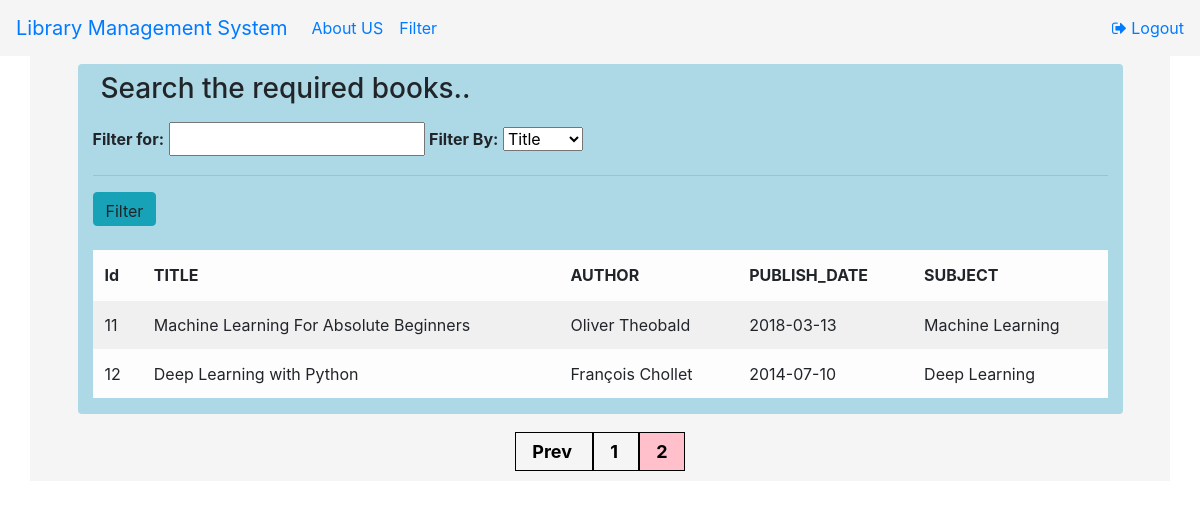
/filter.php?page=2, run on the app's committed database.
### tables this page shows
CREATE TABLE `filters` (
  `id` int(11) NOT NULL,
  `title` varchar(255) NOT NULL,
  `author` varchar(255) NOT NULL,
  `subject` varchar(255) NOT NULL,
  `publish_date` date NOT NULL
);

### filter.php (the view, shortened to what this page needs)
<?php
          require_once "db.php";
          $per_page_record = 10;
          if (isset($_GET["page"])) {
              $page  = $_GET["page"];
          }
          else {
            $page=1;
          }
          $start_from = ($page-1) * $per_page_record;
          $query = "SELECT * FROM filters LIMIT $start_from, $per_page_record";
          $rs_result = mysqli_query ($conn, $query);
?>
<!DOCTYPE html>
<html lang="en">
<head>
    <link rel="stylesheet" href="https://cdn.jsdelivr.net/npm/bootstrap@4.6.2/dist/css/bootstrap.min.css">
  <link rel="stylesheet" href="https://cdnjs.cloudflare.com/ajax/libs/font-awesome/4.7.0/css/font-awesome.min.css">
</head>
<body >
<nav class="navbar navbar-expand-sm">
  <ul class="navbar-nav">
        <div class="navbar-header">
            <a class="navbar-brand" href="#">Library Management System</a>
        </div>
        <li class="nav-item">
            <a class="nav-link active" href="about.php">About US</a>
        </li>
        <li class="nav-item">
            <a class="nav-link" href="filter.php">Filter</a>
        </li>
    </ul>
    <ul class="navbar-nav ml-auto">
        <a href="logout.php"><i class="fa fa-sign-out"></i>  Logout</a>
    </ul>
</nav>
<div class="container">
    <div class="row justify-content-center pb-3">
        <div class="col-md-11 mt-2 rounded ">
            <h3 class="p-2">Search the required books..</h3>
            <form method="POST" action="action.php">
                <label for="search-term"><strong>Filter for:</strong></label>
                <input type="text" id="search-term" name="search-term">
                <label for="search-column"><strong>Filter By:</strong></label>
                <select id="search-column" name="search-column">
                    <option value="title">Title</option>
                </select>
                <hr>
                <input type="submit" value="Filter" class="btn btn-info text-body"><br><br>
	        </form>
            <table class="table table-hover table-light table-striped" id="table-data">
                <thead>
                    <tr>
                        <th>Id</th>
                        <th>TITLE</th>
                        <th>AUTHOR</th>
                        <th>PUBLISH_DATE</th>
                        <th>SUBJECT</th>
                    </tr>
                </thead>
                <tbody>
                    <?php
                        while ($row = mysqli_fetch_array($rs_result))
                        {
                    ?>
                    <tr>
                        <td><?= $row['id']; ?></td>
                        <td><?= $row['title']; ?></td>
                        <td><?= $row['author']; ?></td>
                        <td><?= $row['publish_date']; ?></td>
                        <td><?= $row['subject']; ?></td>
                    </tr>
                    <?php } ?>
                </tbody>
            </table>
        </div>
        <div class="pagination">
      <?php
        $query = "SELECT COUNT(*) FROM filters";
        $rs_result = mysqli_query($conn, $query);
        $row = mysqli_fetch_row($rs_result);
        $total_records = $row[0];
        $total_pages = ceil($total_records / $per_page_record);
        $pagLink = "";
        if($page>=2){
            echo "<a href='filter.php?page=".($page-1)."'>  Prev </a>";
        }
        for ($i=1; $i<=$total_pages; $i++) {
          if ($i == $page) {
              $pagLink .= "<a class = 'active' href='filter.php?page="
                                                .$i."'>".$i." </a>";
          }
          else  {
              $pagLink .= "<a href='filter.php?page=".$i."'>
                                                ".$i." </a>";
          }
        };
        echo $pagLink;
      ?>
    </div>
    </div>
</div>
</body>
</html>

### filter.php (style rules this page uses)
.container { background-color: #f5f5f5; align-items: center; justify-content: center; }
.col-md-11 { background-color: #ADD8E6; }
.navbar { background-color: #f5f5f5; }
input, button { height: 34px; }
.pagination { display: inline-block; }
.pagination a { font-weight:bold; font-size:18px; color: black; padding: 8px 16px; border:1px solid black; }
.pagination a.active { background-color: pink; }

### data on the page
filters: id "11", title "Machine Learning For Absolute Beginners", author "Oliver Theobald", publish_date "2018-03-13", subject "Machine Learning"
filters: id "12", title "Deep Learning with Python", author "François Chollet", publish_date "2014-07-10", subject "Deep Learning"
